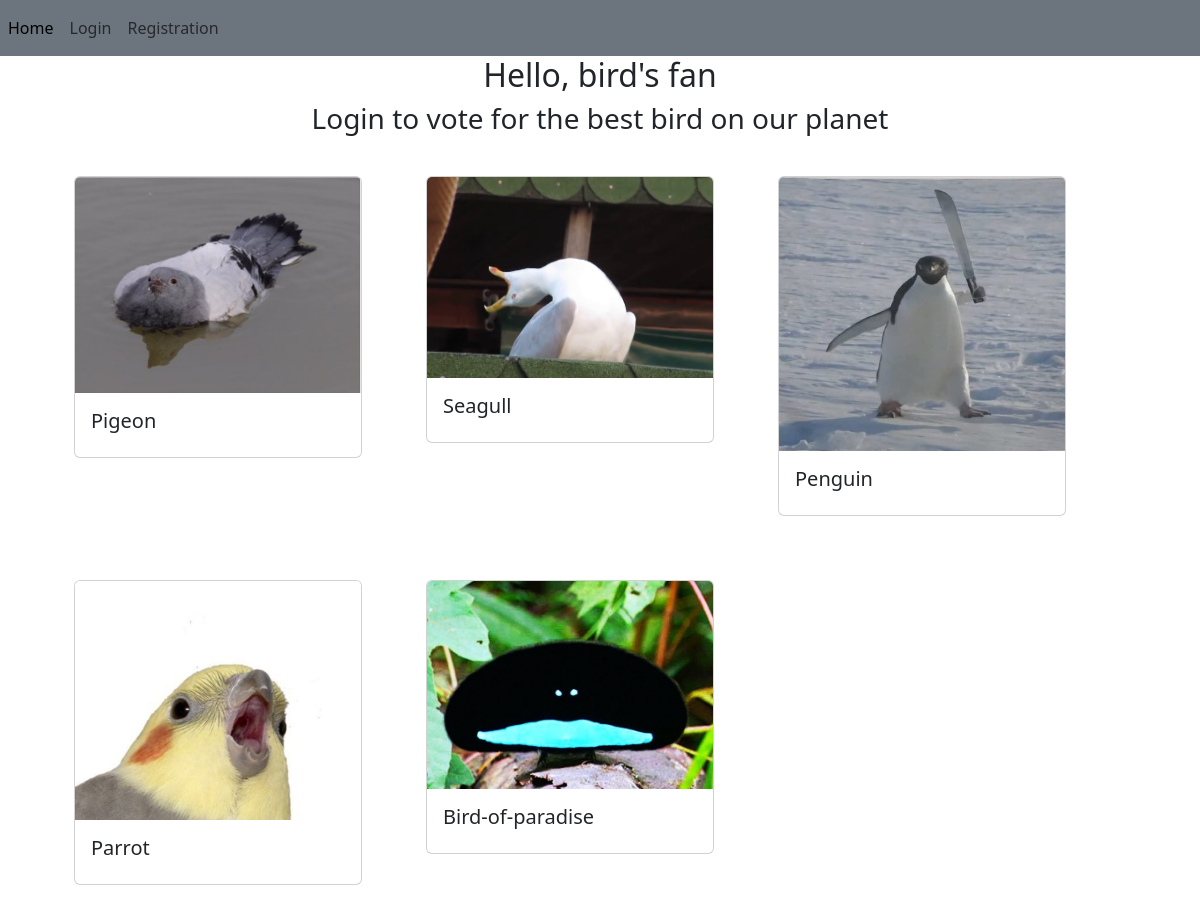
The page / on the database its author committed.
### app/models.py (models this page shows)
class Bird(db.Model):
    __tablename__ = "birds"
    id = db.Column(db.Integer, primary_key=True)
    species = db.Column(db.String(64), unique=True, nullable=False)
    info = db.Column(db.Text, nullable=False)
    image_path = db.Column(db.String(256), nullable=False)
    votes = db.relationship("Vote", backref="bird")

### app/main/views.py (the view)
@main.route("/", methods=["GET", "POST"])
def index():
    birds = None
    voted_bird = None
    try:
        user_id = User.query.filter_by(username=current_user.username).first().id
        user_id = User.query.filter_by(username=current_user.username).first().id
        bird_id = Vote.query.filter_by(user_id=user_id).first().bird_id
        voted_bird = Bird.query.filter_by(id=bird_id).first()
    except Exception:
        pass
    birds = Bird.query.all()
    return render_template("index.html", birds=birds, voted_bird=voted_bird)

### app/templates/index.html
{% extends "base.html" %}
{% block content %}
    {% if current_user.username and not voted_bird %}
        <div class="container-sm" style="text-align: center;">
            <h2>Make decision about the best bird on our planet</h2>
        </div>
    {% elif current_user.username and voted_bird %}
    {% else %}
        <div class="container-sm" style="text-align: center;">
            <h2>Hello, bird's fan</h2>
            <h3>Login to vote for the best bird on our planet</h3>
        </div>
    {% endif %}
    {% if current_user.username %}
        {% if not voted_bird %}
            <form action="/vote" method="post">
                <div class="container-sm" style="overflow: auto; width: 100%;">
                    {% for bird in birds %}
                        <div class="card" style="width: 18rem; float: left; margin: 2em;">
                            <img src="/static/birds_images/{{ bird.image_path }}" class="card-img-top">
                            <div class="card-body">
                                <div class="form-check">
                                    <input class="form-check-input" type="radio" name="vote" id="flexRadioDefault1" value="{{ bird.id }}">
                                    <label class="form-check-label" for="flexRadioDefault1">
                                        <h5 class="card-title">{{ bird.species }}</h5>
                                    </label>
                                </div>
                            </div>
                        </div>
                    {% endfor %}
                </div>
                <div class="container-sm"><button type="submit" class="btn btn-secondary" style="float: right; width: 150px; height: 50px;">Vote</button></div>
            </form>
        {% else %}
            <h2 style="text-align: center;">Thank you for your vote!</h2>
            <div class="container-sm" style="overflow: auto; width: 100%;">
                {% for bird in birds %}
                    <div class="card" style="width: 18rem; float: left; margin: 2em;">
                        <img src="/static/birds_images/{{ bird.image_path }}" class="card-img-top">
                        <div class="card-body">
                            <h5 class="card-title">{{ bird.species }}</h5>
                        </div>
                    </div>
                {% endfor %}
            </div>
        {% endif %}
    {% else %}
        <div class="container-sm" style="overflow: auto; width: 100%;">
            {% for bird in birds %}
                <div class="card" style="width: 18rem; float: left; margin: 2em;">
                    <img src="/static/birds_images/{{ bird.image_path }}" class="card-img-top">
                    <div class="card-body">
                        <h5 class="card-title">{{ bird.species }}</h5>
                    </div>
                </div>
            {% endfor %}
        </div>
    {% endif %}
{% endblock %}

### app/templates/base.html (shortened to what this page needs)
{% from 'bootstrap5/nav.html' import render_nav_item %}
<!doctype html>
<html lang="en">
    <head>
        {% block head %}
        {% block styles %}
            {{ bootstrap.load_css() }}
        {% endblock %}
        {% endblock %}
    </head>
    <body>
        {% block navbar %}
        {% from 'bootstrap5/nav.html' import render_nav_item %}
        <nav class="navbar navbar-expand-lg navbar-light bg-secondary">
            <div class="navbar-nav mr-auto">
                {% if current_user.is_authenticated %}
                    {{ render_nav_item('main.index', 'Home') }}
                    {{ render_nav_item('main.profile', 'My profile', username=current_user.username) }}
                    {{ render_nav_item('auth.logout', 'Logout') }}
                {% else %}
                    {{ render_nav_item('main.index', 'Home') }}
                    {{ render_nav_item('auth.login', 'Login') }}
                    {{ render_nav_item('auth.register', 'Registration') }}
                {% endif %}
            </div>
        </nav>
        {% endblock %}
        {% block content %}{% endblock %}
    </body>
</html>

### rows shown on the page
Bird: image_path (picture), species "Pigeon"
Bird: image_path (picture), species "Seagull"
Bird: image_path (picture), species "Penguin"
Bird: image_path (picture), species "Parrot"
Bird: image_path (picture), species "Bird-of-paradise"

### other values the page prints
{{ render_nav_item('main.index', 'Home') }} "Home"
{{ render_nav_item('auth.login', 'Login') }} "Login"
{{ render_nav_item('auth.register', 'Registration') }} "Registration"
